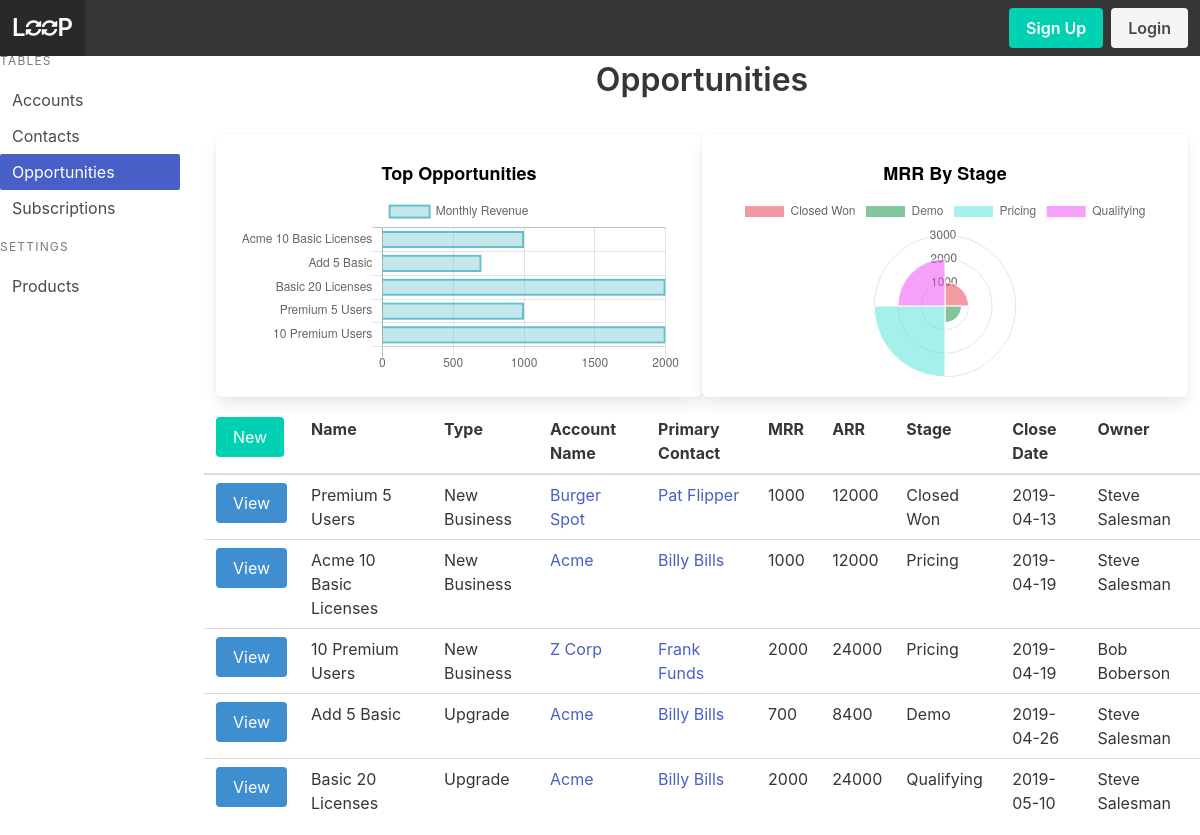
/opportunity/r, run on an earlier commit of the app's database.
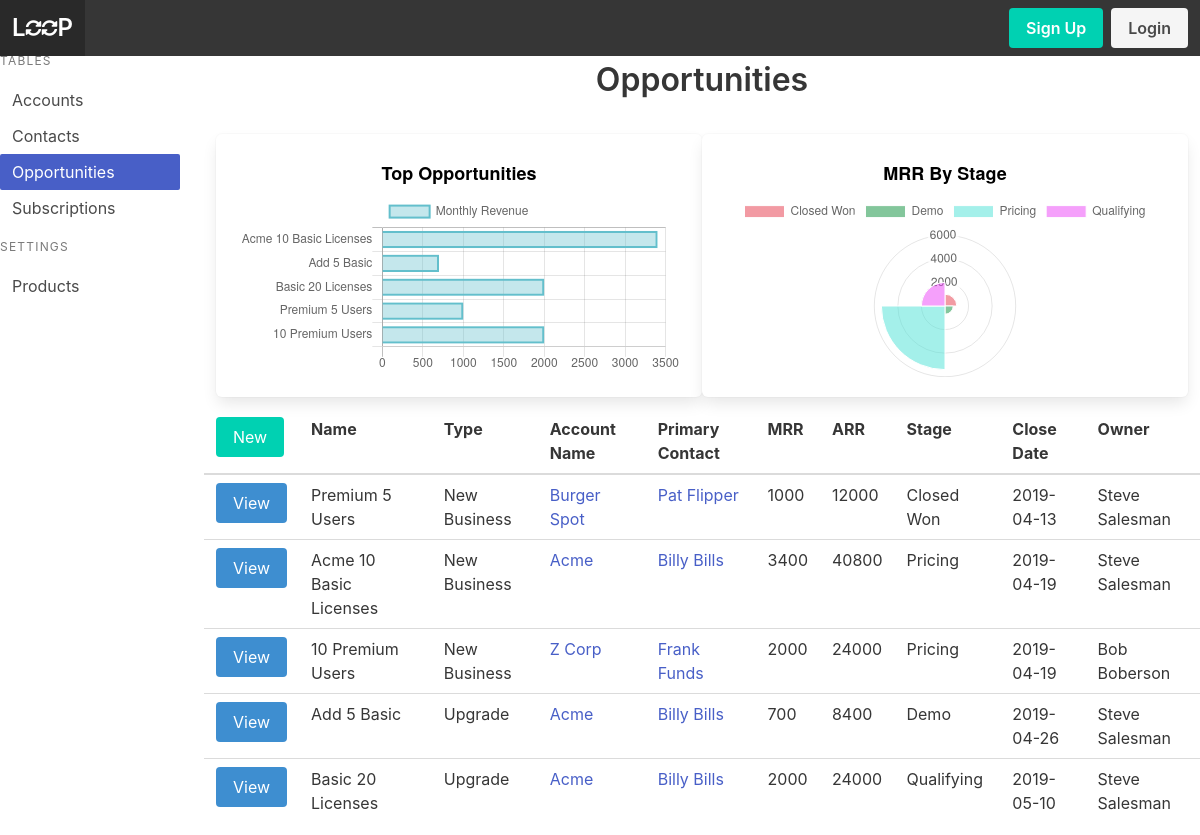
And on a later commit of the database.
### models.py (models this page shows, shortened)
class Opportunity(Model):
    account = ForeignKeyField(model=Account, null=True, backref='opportunity')
    name = CharField()
    owner = ForeignKeyField(model=User, null=True, backref='owner')
    opportunity_type = CharField()
    primary_contact = ForeignKeyField(model=Contact, null=True, backref='opportunity')
    mrr = DecimalField()
    arr = DecimalField()
    stage = CharField()
    close_date = DateField()
    created_by = ForeignKeyField(model=User, null=True, backref='creator')
    class Meta:
        database = DATABASE

class Account(Model):
    name = CharField()
    owner = ForeignKeyField(model=User, null=True, backref='owner')
    created_by = ForeignKeyField(model=User, null=True, backref='creator')
    account_type = CharField()
    street = CharField()
    city = CharField()
    state = CharField()
    country = CharField()
    website = CharField()
    mrr = DecimalField()
    arr = DecimalField()
    class Meta:
        database = DATABASE

class Contact(Model):
    account = ForeignKeyField(model=Account, null=True, backref='contact')
    owner = ForeignKeyField(model=User, null=True, backref='owner')
    created_by = ForeignKeyField(model=User, null=True, backref='creator')
    first_name = CharField()
    last_name = CharField()
    title = CharField()
    department = CharField()
    street = CharField()
    city = CharField()
    state = CharField()
    country = CharField()
    phone = CharField()
    email = CharField()
    class Meta:
        database = DATABASE

class User(UserMixin, Model):
    username = CharField(unique=True)
    fullname = CharField()
    email = CharField(unique=True)
    password = CharField(max_length=100)
    joined_at = DateTimeField(default=datetime.datetime.now)
    is_admin = BooleanField(default=False)
    class Meta:
        database = DATABASE

### app.py (the view, shortened to what this page needs)
@app.route('/opportunity', methods=['GET'])
@app.route('/opportunity/', methods=['GET'])
@app.route('/opportunity/r', methods=['GET'])
@app.route('/opportunity/<opportunityid>', methods=['GET'])
@app.route('/opportunity/<opportunityid>/', methods=['GET'])
@app.route('/opportunity/<opportunityid>/r', methods=['GET'])
def opportunity(opportunityid=None):
    opportunities = models.Opportunity.select()
    opp_stage_data = models.Opportunity.select(models.Opportunity.stage,fn.SUM(models.Opportunity.mrr).alias('mrr_in_stage')).group_by(models.Opportunity.stage)
    title = 'Opportunities'
    return render_template('opportunity.html', opportunities=opportunities, title=title, opp_stage_data=opp_stage_data)

### app.py (called while the page is built)
@app.before_request
def before_request():
    g.db = models.DATABASE
    g.db.connect()
    g.user = current_user

@app.after_request
def after_request(response):
    g.db.close()
    return response

### templates/opportunity.html (shortened to what this page needs)
{% extends 'index.html' %}
{% from 'macros.html' import render_opportunity %}
{% block content %}
<div>
    <div class='tile is-parent'>
        <div class="tile is-child box"><canvas id='graph-1'></canvas></div>
        <div class="tile is-child box"><canvas id='graph-2'></canvas></div>
    </div>
    <table class="table is-fullwidth is-hoverable">
        <thead>
            <tr>
                <td><a class='button is-primary' href="{{url_for('create_opportunity')}}">New</a></td>
                <th>Name</th>
                <th>Type</th>
                <th>Account Name</th>
                <th>Primary Contact</th>
                <th>MRR</th>
                <th>ARR</th>
                <th>Stage</th>
                <th>Close Date</th>
                <th>Owner</th>
            </tr>
        </thead>
        <tbody>
            {% for opportunity in opportunities|sort(attribute='close_date') %}
                {{ render_opportunity(opportunity) }}
            {% endfor %}
        </tbody>
    </table>
</div>
{% endblock %}

### templates/macros.html (shortened to what this page needs)
{% macro render_opportunity(opportunity) %}
    <tr>
        <td><a class='button is-info' href="{{url_for('opportunity', opportunityid=opportunity.id)}}">View</a></td>
        <td>{{opportunity.name}}</td>
        <td>{{opportunity.opportunity_type}}</td>
        <td>{% if opportunity.account %}<a href="{{url_for('account', accountid=opportunity.account.id)}}">{{opportunity.account.name}}</a>{% endif %}</td>
        <td>{% if opportunity.primary_contact %}<a href="{{url_for('contact',contactid=opportunity.primary_contact.id)}}">{{opportunity.primary_contact.first_name + ' ' + opportunity.primary_contact.last_name}}</a>{% endif %}</td>
        <td>{{opportunity.mrr}}</td>
        <td>{{opportunity.arr}}</td>
        <td>{{opportunity.stage}}</td>
        <td>{{opportunity.close_date}}</td>
        <td>{% if opportunity.owner %}{{opportunity.owner.fullname}}{% endif %}</td>
    </tr>
{% endmacro %}

What changed in the data, as far as the page shows it:
changed Opportunity "Acme 10 Basic Licenses": mrr "1000" → "3400"; arr "12000" → "40800"
Also different on the page:
chart data {{ opportunity.mrr }}: 1000, 700, 2000, 1000, 2000 → 3400, 700, 2000, 1000, 2000
chart data {{ row.mrr_in_stage }}: 1000, 700, 3000, 2000 → 1000, 700, 5400, 2000
